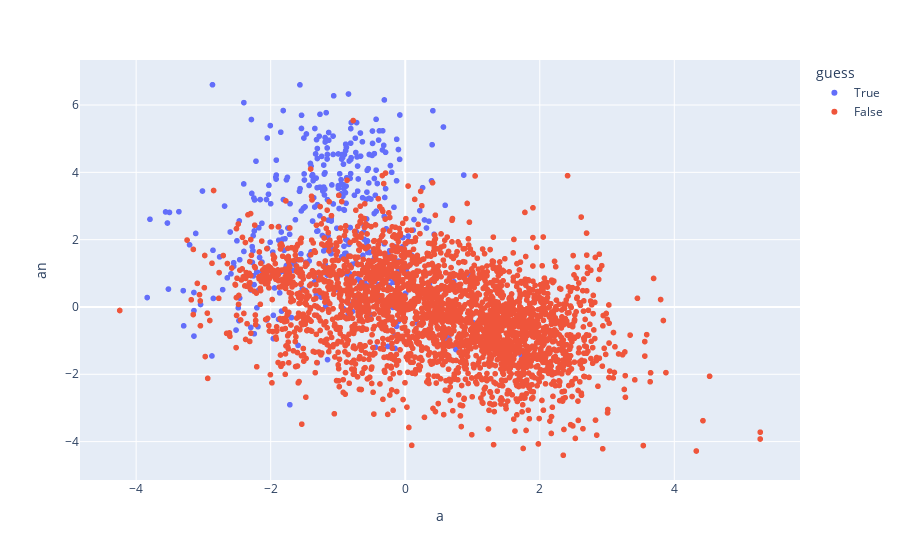

The notebook cell saved with this chart:
### Markdown cell above
#### Articles

Something interesting to look at is if the model has learned to use correct articles. Let's study this a bit more in-depth.
We can do this quite simply by taking the weights for both for all subsequent tokens and plotting them together.

### Code cell
mask_non_words = torch.tensor([vocab.inv[idx][0].isalpha() for idx in range(len(vocab))])

vowels = ['a', 'e', 'i', 'o', 'u']

token = vocab.tokenize(torch.arange(len(vocab)))
df = pd.DataFrame(dict(x=diag[0, :, vocab["a"]].cpu(), y=diag[0, :, vocab["an"]].cpu(), token=token))
df = df[df.token.str[0].str.isalpha()]
df["guess"] = df.token.str[0].isin(vowels)

px.scatter(df, x="x", y="y", hover_name="token", color="guess", labels=dict(x="a", y="an")).show()

### Figure 1 — Plotly figure (JSON) as saved in the notebook; plotly's stock layout.template omitted (floating-point values rounded to 4 significant figures; data arrays with more than 128 entries replaced by an {"elided": "..."} marker saying what was removed)
{"data": [{"hovertemplate": "<b>%{hovertext}</b><br><br>guess=True<br>a=%{x}<br>an=%{y}<extra></extra>", "hovertext": {"elided": "421 str values"}, "legendgroup": "True", "marker": {"color": "#636efa", "symbol": "circle"}, "mode": "markers", "name": "True", "showlegend": true, "type": "scattergl", "x": {"elided": "421 float values"}, "xaxis": "x", "y": {"elided": "421 float values"}, "yaxis": "y"}, {"hovertemplate": "<b>%{hovertext}</b><br><br>guess=False<br>a=%{x}<br>an=%{y}<extra></extra>", "hovertext": {"elided": "2820 str values"}, "legendgroup": "False", "marker": {"color": "#EF553B", "symbol": "circle"}, "mode": "markers", "name": "False", "showlegend": true, "type": "scattergl", "x": {"elided": "2820 float values"}, "xaxis": "x", "y": {"elided": "2820 float values"}, "yaxis": "y"}], "layout": {"legend": {"title": {"text": "guess"}, "tracegroupgap": 0}, "margin": {"t": 60}, "xaxis": {"anchor": "y", "domain": [0, 1], "title": {"text": "a"}}, "yaxis": {"anchor": "x", "domain": [0, 1], "title": {"text": "an"}}}}
